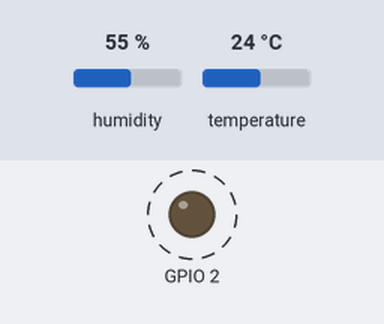
Simulated run of this sketch. Board: ESP32. Shown: output pins drawn as LEDs (lit = HIGH). Dashed ring = blinking. The test bench sets the inputs (shaded band); at power-on: humidity 55 %, temperature 24 °C. WiFi joins after 1.5 s; servers stay silent unless stated; uploads are accepted with an empty reply; what the sketch prints to the serial monitor is not drawn.

Above: at 2.4 s.
Timing chart, 0 to 4.6 s (numbered marks = the images above):
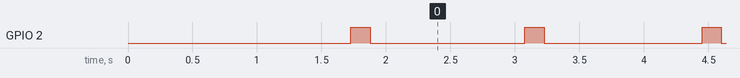

The sketch:

esp32-dht11.ino
```cpp
#include <WiFi.h>
#include <HTTPClient.h>
#include <ArduinoJson.h>
#include "DHT.h"

#define DHTPIN 4
#define DHTTYPE DHT11

DHT dht(DHTPIN, DHTTYPE);

const char* wifiAdi = "ag_adi";
const char* wifiSifre = "sifre";

String apiSicaklikGonder = "https://heatrequest-api.conveyor.cloud/api/values/setValue";

void setup() {
  Serial.begin(115200);

  dht.begin();
  WiFi.begin(wifiAdi, wifiSifre);
  Serial.println("Baglaniliyor ...");
  while(WiFi.status() != WL_CONNECTED) {
    delay(500);
    Serial.print(".");
  }
  Serial.println("");
  Serial.print("Belirtilen IP Adresli WiFi ogesine baglanildi =>  ");
  Serial.println(WiFi.localIP());

  pinMode(2,OUTPUT);
 }

void loop() {
  if(WiFi.status()== WL_CONNECTED){
      WiFiClient client;
      HTTPClient http;

      http.begin(apiSicaklikGonder);

      http.addHeader("Content-Type", "application/json");

      float t = dht.readTemperature();
      if (isnan(t)) {
        Serial.println(F("Sicaklik sensorunden veriler okunamadi!"));
        return;
      }

      StaticJsonDocument<200> doc;
      doc["MakinaId"]=1;
      doc["HeatValue"]=t;

      String requestBody;
      serializeJson(doc, requestBody);

      Serial.println(requestBody);

      int httpResponseCode = http.POST(requestBody);

      Serial.println(httpResponseCode);

      if(httpResponseCode>0){
        String response = http.getString();
        Serial.println(httpResponseCode);
        Serial.println(response);
      }
      else {
        Serial.println("Hata meydana geldi");
      }


      http.end();

      digitalWrite(2,HIGH);
      delay(150);
      digitalWrite(2,LOW);
    }
    else {
      Serial.println("WiFi Disconnected");
    }

    delay(1000);
}
```

Measured:
- by itself, GPIO 2: alternates HIGH for 0.15 s and LOW for 1.2 s
